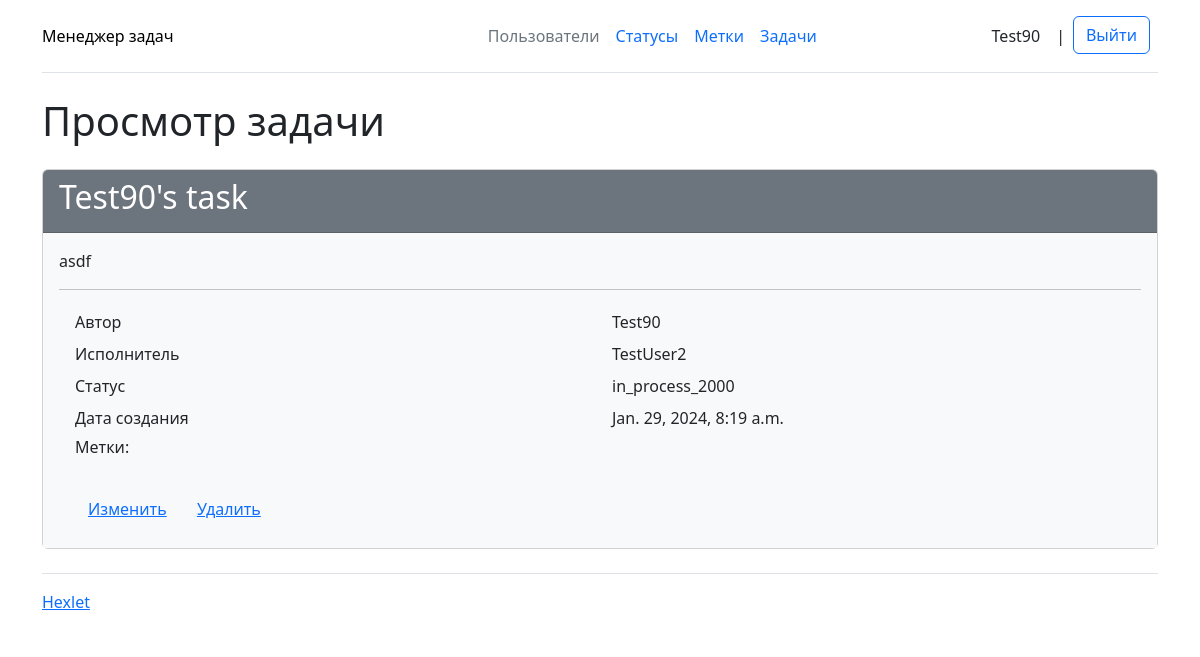
Page /tasks/8/ (signed in) on the earlier database version.
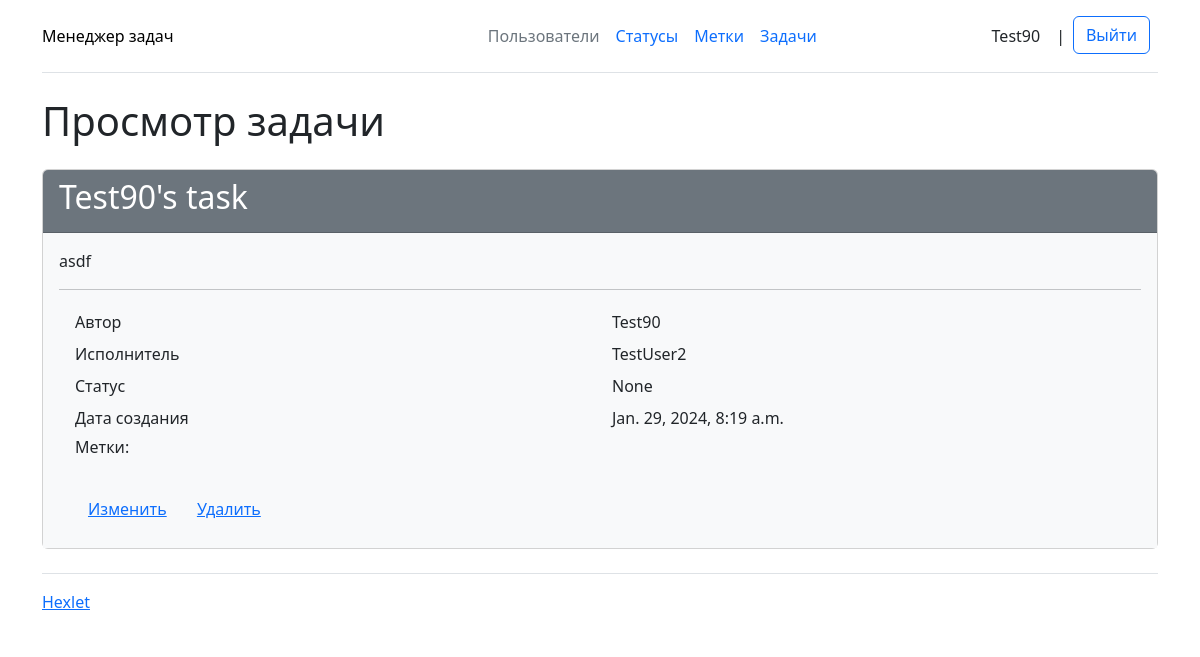
Same page on the later database version.
### task_manager/task/models.py (models this page shows)
class Task(models.Model):
    name = models.CharField(max_length=100)
    description = models.TextField(max_length=500, blank=True)
    executor = models.ForeignKey(User, related_name='executor', on_delete=models.PROTECT, null=True)
    status = models.ForeignKey(Status, on_delete=models.SET_NULL, null=True)
    author = models.ForeignKey(User, related_name='author', on_delete=models.PROTECT, null=True)
    labels = models.ManyToManyField(Label)
    created_at = models.DateTimeField(auto_now_add=True)
    updated_at = models.DateTimeField(auto_now=True)
    objects = models.Manager

### task_manager/status/models.py (models this page shows)
class Status(models.Model):
    name = models.CharField(max_length=100)
    created_at = models.DateTimeField(auto_now_add=True)
    updated_at = models.DateTimeField(auto_now=True)
    objects = models.Manager
    def __str__(self):
        return str(self.name)

### task_manager/task/views.py (the view)
# urls.py: path('<int:pk>/', views.TaskReadView.as_view(), name='tasks_read'),
class TaskReadView(LoginRequiredMixinWithMessage, DetailView):
    model = Task
    template_name = 'task/read.html'
    login_url = reverse_lazy('login_view')
    context_object_name = 'task'

### task_manager/utils.py (called while the page is built)
    def dispatch(self, request, *args, **kwargs):
        if not request.user.is_authenticated:
            messages.add_message(request, messages.ERROR, self.permission_denied_message)
            return self.handle_no_permission()
        return super(LoginRequiredMixinWithMessage, self).dispatch(request, *args, **kwargs)

### task_manager/templates/task/read.html (shortened to what this page needs)
{% extends "base.html" %}
{% block content %}
<h1 class="my-4">Просмотр задачи</h1>
<div class="card">
    <div class="card-header bg-secondary text-white">
        <h2>{{ task.name }}</h2>
    </div>
    <div class="card-body bg-light">
        <p>{% if task.description %}{{ task.description }}{% endif %}</p>
        <hr>
        <div class="container">
            <div class="row p-1">
                <div class="col">Автор</div>
                <div class="col">{{ task.author }}</div>
            </div>
            <div class="row p-1">
                <div class="col">Исполнитель</div>
                <div class="col">{{ task.executor }}</div>
            </div>
            <div class="row p-1">
                <div class="col">Статус</div>
                <div class="col">{{ task.status }}</div>
            </div>
            <div class="row p-1">
                <div class="col">Дата создания</div>
                <div class="col">{{ task.created_at }}</div>
            </div>
            <div class="row p-1">
                <div class="col"><h6>Метки:</h6></div>
            </div>
            <div class="row p-1">
                <div class="col">
                    <a class="btn btn-link" href="{% url 'tasks_update' task.id %}">Изменить</a>
                    <a class="btn btn-link" href="{% url 'tasks_delete' task.id %}">Удалить</a>
                </div>
            </div>
        </div>
    </div>
</div>
{% endblock %}

Differences in the rows shown:
changed Task "Test90's task": status "in_process_2000" → "None"
